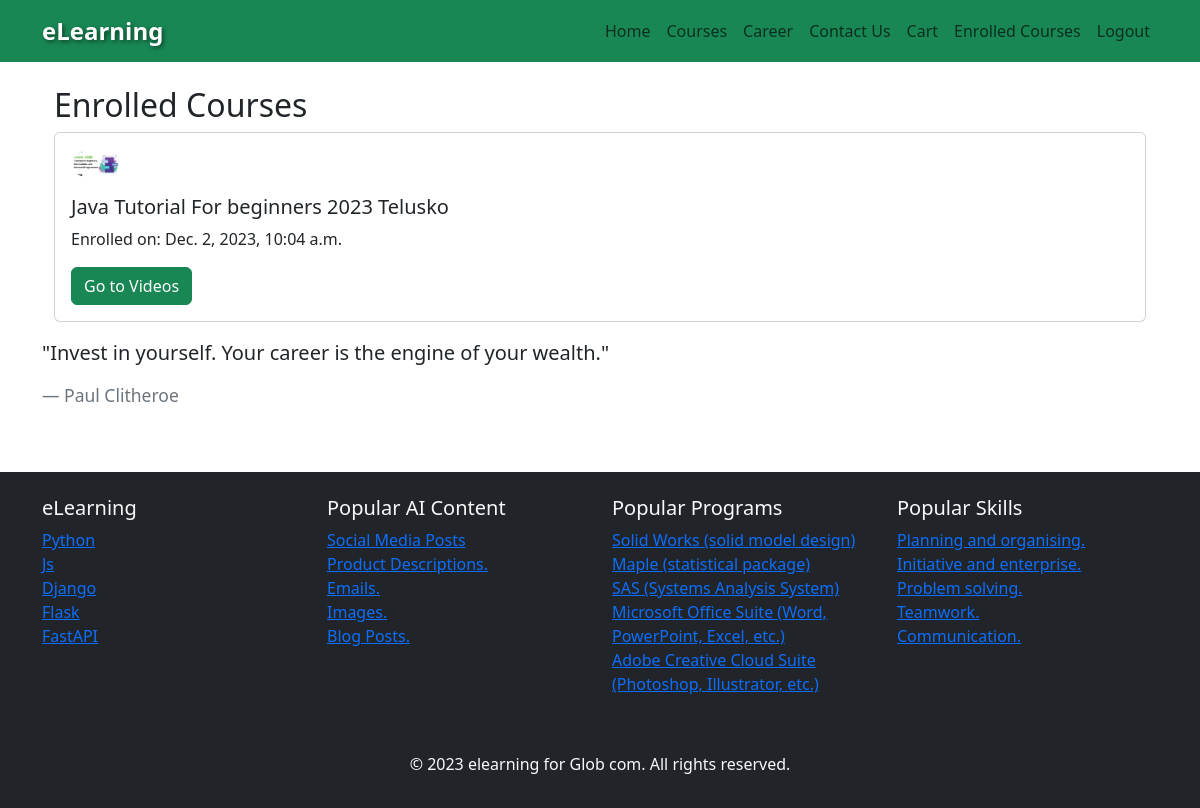
Before: /enrolled-courses/ (signed in) with the older database file.
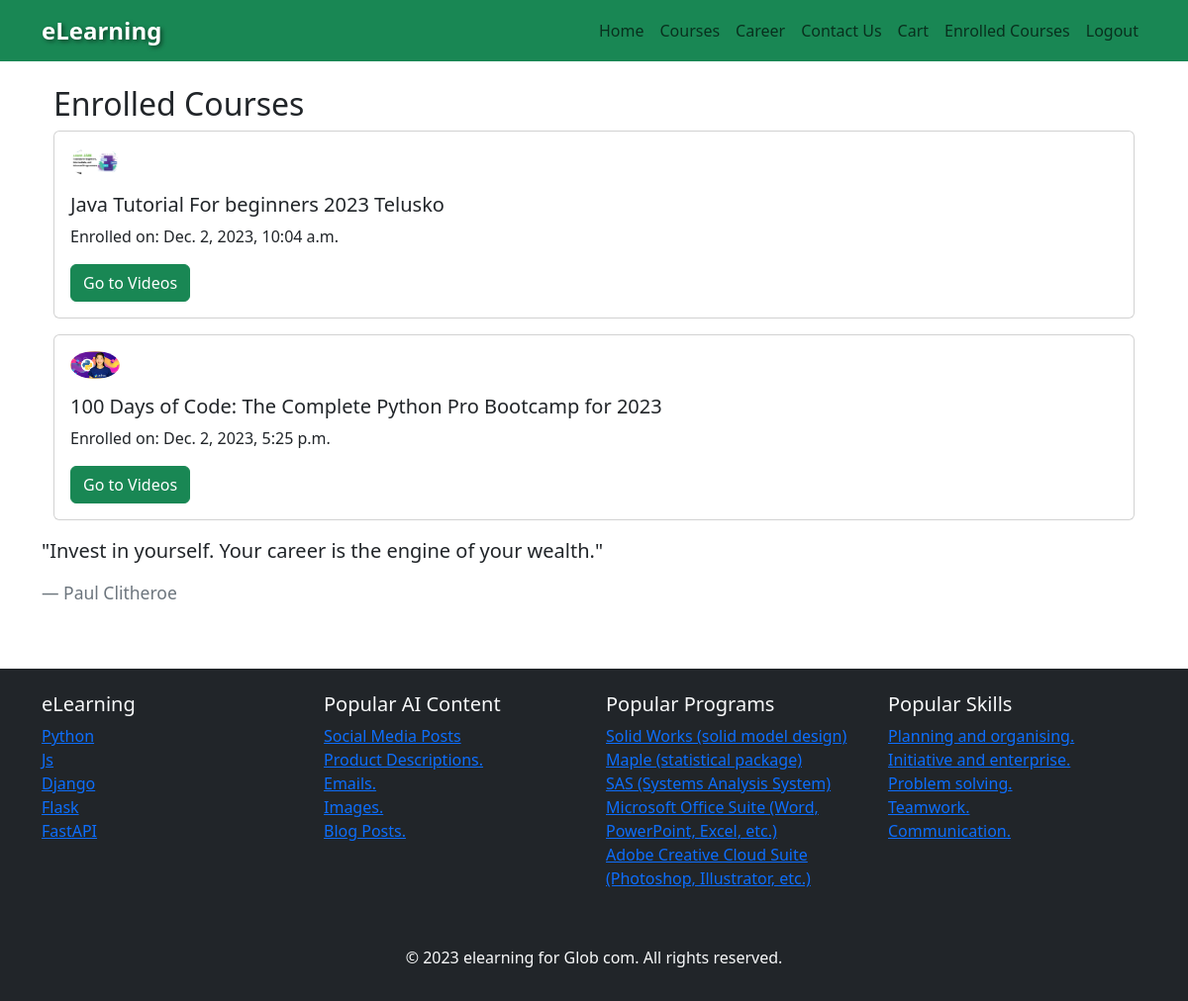
After: the same page with the newer database file.
### Course/models.py (models this page shows, shortened)
class PurchasedCourses(models.Model):
    user = models.ForeignKey(CustomUser, on_delete=models.CASCADE)
    course = models.ForeignKey(Course, on_delete=models.CASCADE)
    purchase_date = models.DateTimeField(auto_now_add=True)

class Course(models.Model):
    title = models.CharField(max_length=255)
    first_description = models.TextField()
    second_description = models.TextField()
    thumbnail = models.ImageField(upload_to='course_thumbnails/', blank=True, null=True)
    rating = models.DecimalField(max_digits=3, decimal_places=2,null=True,blank=True)
    students_enrolled = models.PositiveIntegerField(default=0,null=True,blank=True)
    category =models.ForeignKey(Category, on_delete=models.CASCADE, null=True)
    price = models.DecimalField(max_digits=10, decimal_places=2, default=0)
    author=models.ForeignKey(CustomUser, on_delete=models.CASCADE, null=True)
    total_modules = models.PositiveIntegerField( default=0)

### Course/views.py (the view)
# urls.py: path('enrolled-courses/', enrolled_courses, name='enrolled_courses'),
@login_required(login_url='login')
def enrolled_courses(request):
    try:
        enrolled_courses = PurchasedCourses.objects.filter(user=request.user)
        context = {
            'enrolled_courses': enrolled_courses,
        }
        return render(request, 'enrolled_courses.html', context)
    except Exception as e:
        return render(request, 'error.html', {'error_message': str(e)})

### Course/templates/enrolled_courses.html (shortened to what this page needs)
{% extends 'base.html' %}
{% block content %}
  <div class="container mt-4">
    <h2>Enrolled Courses</h2>
    {% if enrolled_courses %}
      {% for enrolled_course in enrolled_courses %}
        <div class="card mb-3">
          <div class="card-body">
            <img src="{{ enrolled_course.course.thumbnail.url }}" alt="{{ enrolled_course.course.title }} Thumbnail" class="img-fluid rounded-circle mb-3" width="50">
            <h5 class="card-title">{{ enrolled_course.course.title }}</h5>
            <p class="card-text">Enrolled on: {{ enrolled_course.purchase_date }}</p>
            <a href="{% url 'course:course_videos' course_id=enrolled_course.course.id %}" class="btn btn-success">Go to Videos</a>
          </div>
        </div>
      {% endfor %}
    {% else %}
      <p>You haven't enrolled in any courses yet.</p>
    {% endif %}
  </div>
  <div id="quote-carousel" class="carousel slide" data-ride="carousel">
    <div class="carousel-inner">
      <div class="carousel-item active">
        <blockquote class="blockquote">
          <p class="mb-0">"Invest in yourself. Your career is the engine of your wealth."</p>
          <br>
          <footer class="blockquote-footer">Paul Clitheroe</footer>
        </blockquote>
      </div>
    </div>
  </div>
{% endblock %}

Changed rows visible on the page:
added PurchasedCourses: course.thumbnail (picture), course "100 Days of Code: The Complete Python Pro Bootcamp for 2023", purchase_date "Dec. 2, 2023, 5:25 p.m."
